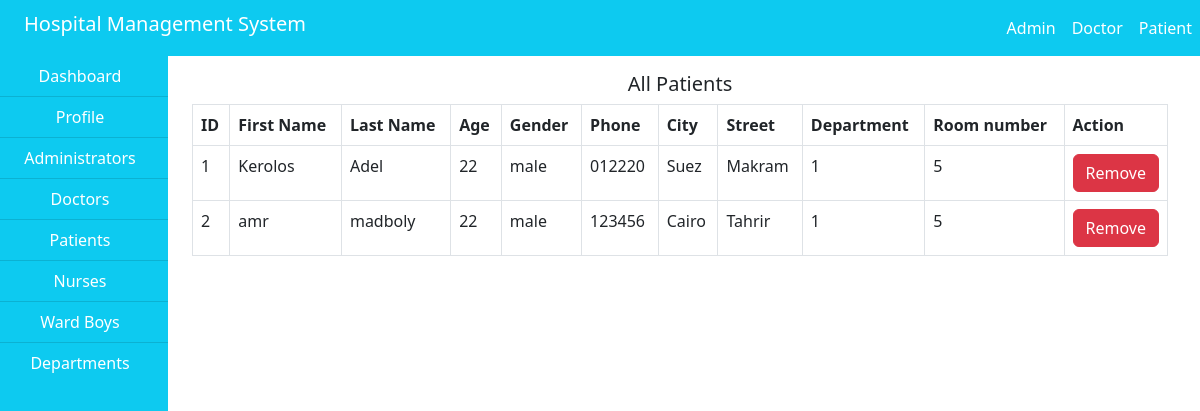
Page /hms/admin/patient.php on the committed database.
### tables this page shows
CREATE TABLE IF NOT EXISTS `patient` (
  `id` int NOT NULL AUTO_INCREMENT,
  `fname` varchar(100) NOT NULL,
  `lname` varchar(100) NOT NULL,
  `age` int DEFAULT NULL,
  `phone` varchar(100) DEFAULT NULL,
  `city` varchar(100) DEFAULT NULL,
  `street` varchar(100) DEFAULT NULL,
  `gender` varchar(100) DEFAULT NULL,
  `dep_id` int NOT NULL,
  `room_number` int NOT NULL,
  `username` varchar(100) DEFAULT NULL,
  `password` varchar(100) DEFAULT NULL,
  PRIMARY KEY (`id`),
  KEY `dep_id` (`dep_id`),
  KEY `room_number` (`room_number`)
);

### hms/admin/patient.php (the view, shortened to what this page needs)
<!DOCTYPE html>
<html>
  <head>
  </head>
  <body>
    <?php
      include("../include/header.php");
    ?>
    <div class="container-fluid">
      <div class="col-md-12">
        <div class="row">
          <div class="col-md-2" style="margin-left: -20px;">
            <?php
              include("sidenav.php");
              include("../include/connection.php");
            ?>
          </div>
          <div class="col-md-10">
            <div class="col-md-12">
              <div class="row my-3">
                <div class="col-md-12">
                  <h5 class="text-center">All Patients</h5>
                  <?php
                    $query = "SELECT * FROM patient";
                    $res = mysqli_query($connect,$query);
                    $output="
                      <table class='table table-bordered'>
                        <tr>
                          <th>ID</th>
                          <th>First Name</th>
                          <th>Last Name</th>
                          <th>Age</th>
                          <th>Gender</th>
                          <th>Phone</th>
                          <th>City</th>
                          <th>Street</th>
                          <th>Department</th>
                          <th>Room number</th>
                          <th style='width: 10%'>Action</th>
                        <tr>";
                    while($row = mysqli_fetch_array($res)){
                      $id = $row['id'];
                      $fname = $row['fname'];
                      $lname = $row['lname'];
                      $age = $row['age'];
                      $gender = $row['gender'];
                      $phone = $row['phone'];
                      $city = $row['city'];
                      $street = $row['street'];
                      $dep_id = $row['dep_id'];
                      $room_num = $row['room_number'];
                      $output .="
                        <tr>
                          <td>$id</td>
                          <td>$fname</td>
                          <td>$lname</td>
                          <td>$age</td>
                          <td>$gender</td>
                          <td>$phone</td>
                          <td>$city</td>
                          <td>$street</td>
                          <td>$dep_id</td>
                          <td>$room_num</td>
                          <td><a href='patient?id=$id'>
                            <button id='$id' class='btn btn-danger'>Remove</button>
                          </a></td>";
                    }
                    $output .="
                      </tr>
                      </table>";
                    echo $output;
                  ?>
                </div>
              </div>
            </div>
          </div>
        </div>
      </div>
    </div>
  </body>
</html>

### rows in the picture
patient: id "1", fname "Kerolos", lname "Adel", age "22", gender "male", phone "012220", city "Suez", street "Makram", dep "1", room_number "5"
patient: id "2", fname "amr", lname "madboly", age "22", gender "male", phone "123456", city "Cairo", street "Tahrir", dep "1", room_number "5"
